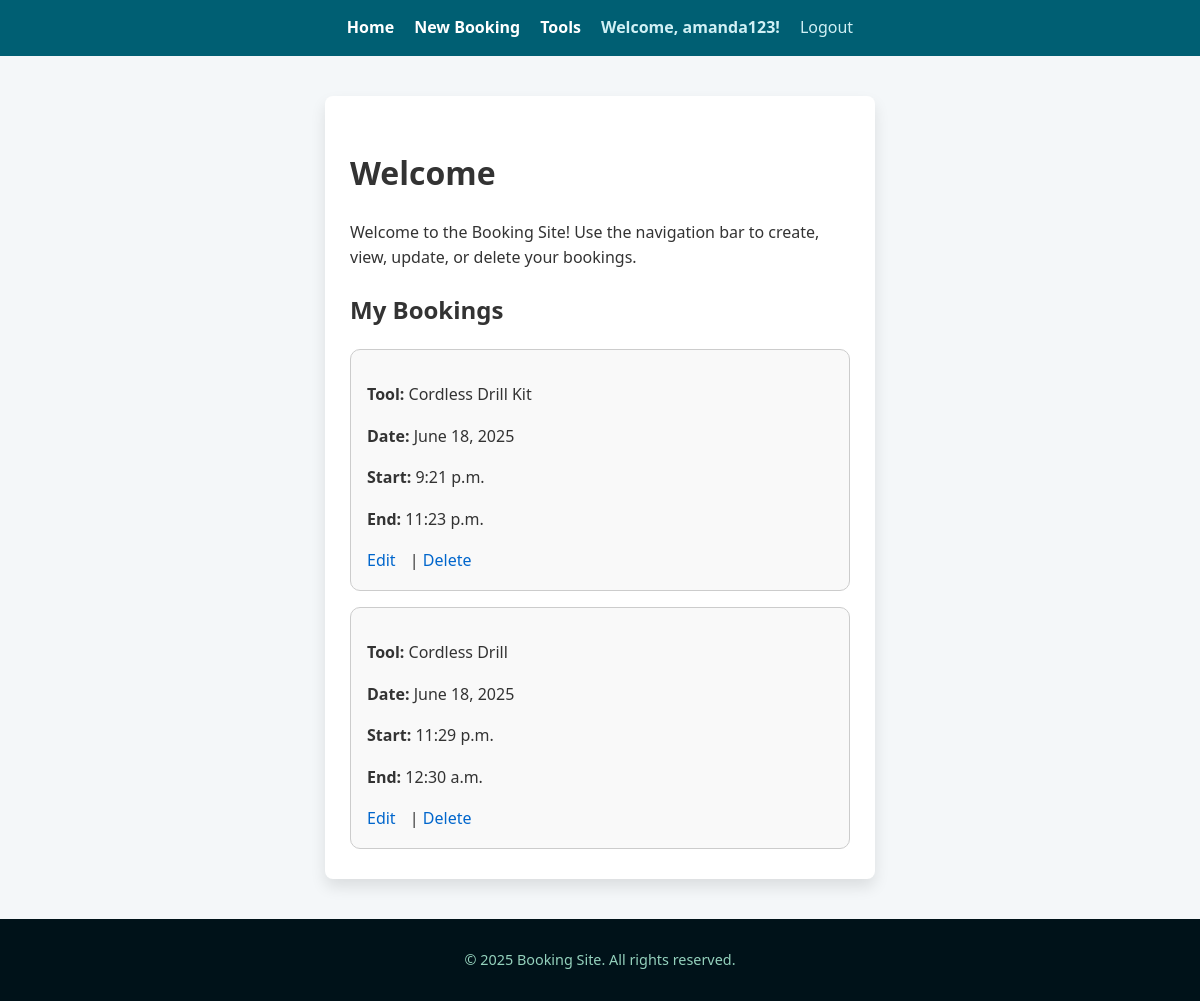
Page / (signed in) on the earlier database version.
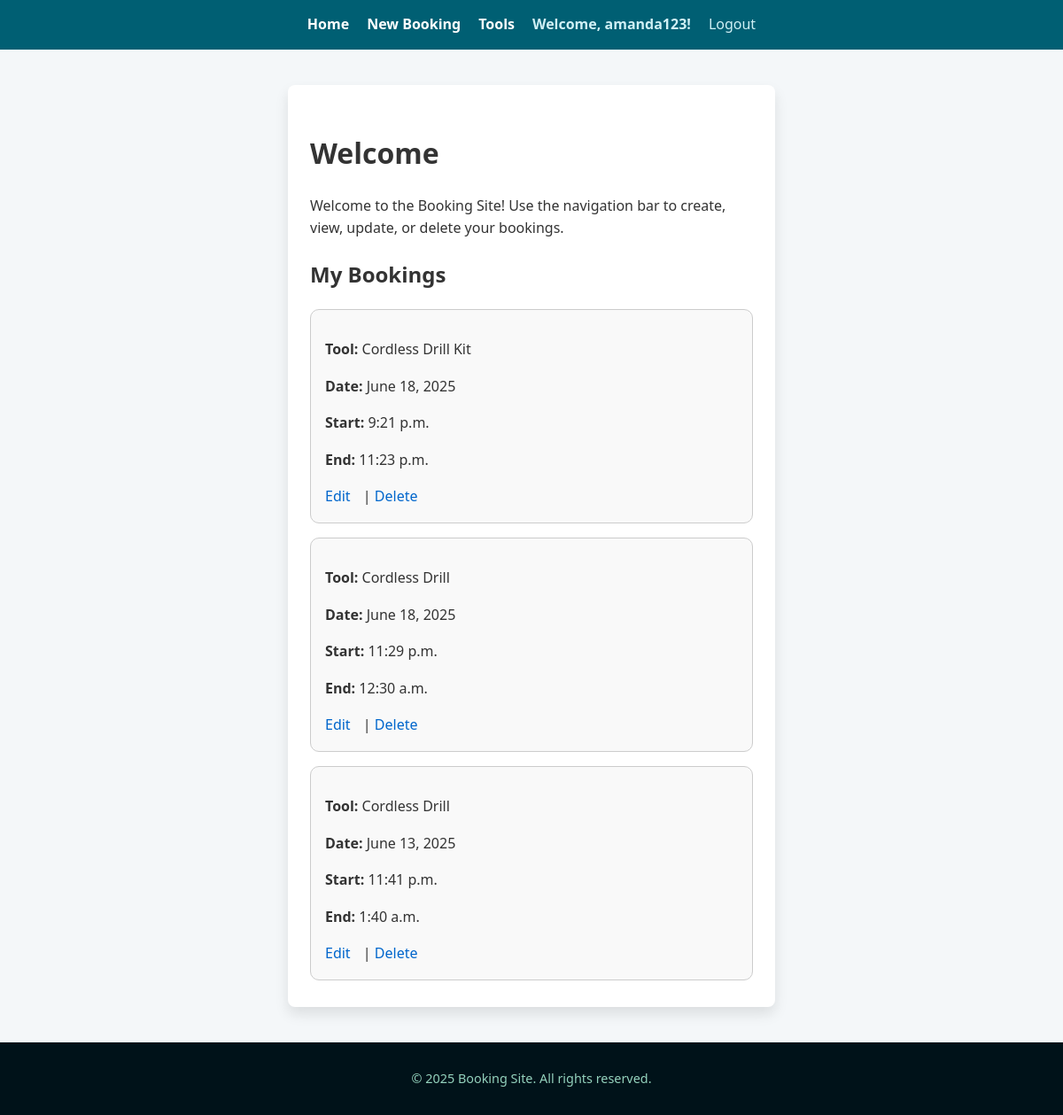
Same page on the later database version.
### bookings/models.py (models this page shows, shortened)
class Booking(models.Model):
    tool = models.ForeignKey(Tool, on_delete=models.CASCADE)
    user = models.ForeignKey(User, on_delete=models.CASCADE)
    date = models.DateField()
    start_time = models.TimeField()
    end_time = models.TimeField()

class Tool(models.Model):
    name = models.CharField(max_length=100)
    description = models.TextField(blank=True)
    location = models.CharField(max_length=100)
    image = models.ImageField(upload_to='tool_images/', blank=True, null=True)

### bookings/views.py (the view)
# urls.py: path('', views.home, name='home'),  # <-- Add home page at root
def home(request):
    context = {
        'info_text': (
            "Welcome to the Booking Site! Use the navigation bar to create, "
            "view, update, or delete your bookings."
        )
    }
    if request.user.is_authenticated:
        context['bookings'] = Booking.objects.filter(user=request.user)
    return render(request, 'bookings/home.html', context)

### bookings/templates/bookings/home.html (shortened to what this page needs)
{% extends 'bookings/base.html' %}
{% block content %}
<h1>Welcome</h1>
<p>{{ info_text }}</p>
{% if user.is_authenticated %}
    <h2>My Bookings</h2>
    {% if bookings %}
        <div class="booking-grid">
            {% for booking in bookings %}
                <div class="booking-card">
                    <p><strong>Tool:</strong> {{ booking.tool.name }}</p>
                    <p><strong>Date:</strong> {{ booking.date }}</p>
                    <p><strong>Start:</strong> {{ booking.start_time }}</p>
                    <p><strong>End:</strong> {{ booking.end_time }}</p>
                    <div class="booking-actions">
                        <a href="{% url 'booking_update' booking.id %}">Edit</a> |
                        <a href="{% url 'booking_delete' booking.id %}">Delete</a>
                    </div>
                </div>
            {% endfor %}
        </div>
    {% else %}
        <p>You have no bookings yet.</p>
    {% endif %}
{% else %}
    <p><a href="{% url 'login' %}">Log in</a> to view or make bookings.</p>
{% endif %}
{% endblock %}

Differences in the rows shown:
added Booking: tool.name "Cordless Drill", date "June 13, 2025", start_time "11:41 p.m.", end_time "1:40 a.m."
